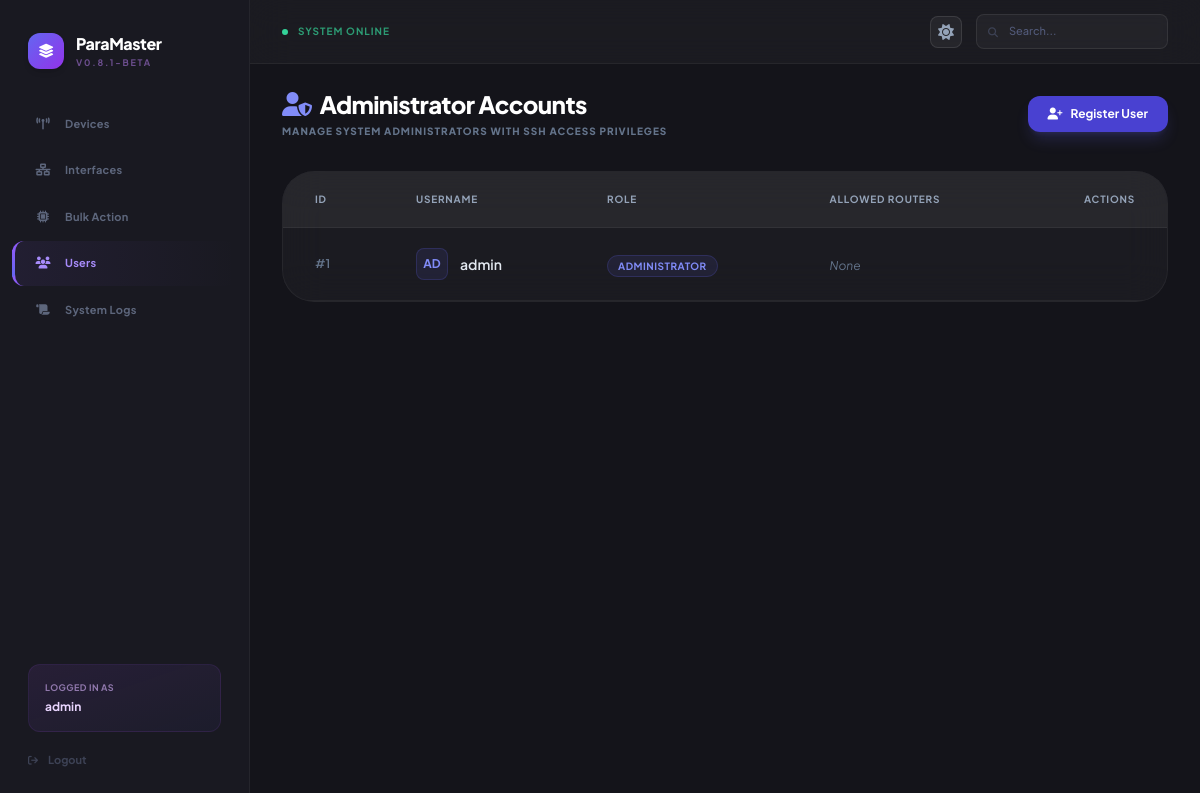
Screenshot of /users (signed in) with the database file from the repository.
### models.py (models this page shows)
class User(db.Model, UserMixin):
    id = db.Column(db.Integer, primary_key=True)
    username = db.Column(db.String(80), unique=True, nullable=False)
    password = db.Column(db.String(120), nullable=False)
    allowed_devices = db.Column(db.String(256), default='')
    def get_allowed_device_ids(self):
        if not self.allowed_devices:
            return []
        try:
            return [int(x) for x in self.allowed_devices.split(',') if x.strip()]
        except Exception:
            return []

### app.py (the view)
@app.route('/users')
@login_required
def users():
    if current_user.username == 'admin':
        users_list = User.query.all()
    else:
        users_list = User.query.filter_by(id=current_user.id).all()
    devices = Device.query.all()
    return render_template('users.html', users=users_list, devices=devices)

### app.py (called while the page is built, shortened)
@login_manager.user_loader
def load_user(user_id):
    return User.query.get(int(user_id))

@app.before_request
def prepare_db_schema():
    global schema_prepared
    if schema_prepared:
        return

### templates/users.html (shortened to what this page needs)
{% extends "base.html" %}
{% block content %}
<div class="px-8 py-6 animate-[fadeInUp_0.4s_ease-out]">
    <div class="flex items-center justify-between mb-8">
        <div>
            <h3 class="text-2xl font-black text-white tracking-tight flex items-center gap-2">
                <i class="fas fa-user-shield text-indigo-400"></i> Administrator Accounts
            </h3>
            <p class="text-[10px] font-black text-slate-500 uppercase tracking-widest mt-1">Manage system administrators with SSH access privileges</p>
        </div>
        <div>
            {% if current_user.username == 'admin' %}
            <button onclick="document.getElementById('addUserModal').classList.remove('hidden')" class="px-5 py-2.5 bg-indigo-600/90 hover:bg-indigo-600 text-white text-xs font-bold rounded-xl transition-all shadow-lg shadow-indigo-500/20 flex items-center gap-2">
                <i class="fas fa-user-plus"></i> Register User
            </button>
            {% endif %}
        </div>
    </div>
    <div class="glass-card rounded-[2rem] overflow-hidden max-w-4xl">
        <div class="overflow-x-auto">
            <table class="w-full text-left border-collapse">
                <thead>
                    <tr class="table-header border-b border-white/5 bg-white/5">
                        <th class="px-8 py-5">ID</th>
                        <th class="px-8 py-5">Username</th>
                        <th class="px-8 py-5">Role</th>
                        <th class="px-8 py-5">Allowed Routers</th>
                        <th class="px-8 py-5 text-right">Actions</th>
                    </tr>
                </thead>
                <tbody class="divide-y divide-white/5">
                    {% for user in users %}
                    <tr class="table-row group">
                        <td class="px-8 py-5 text-xs font-semibold text-slate-500">#{{ user.id }}</td>
                        <td class="px-8 py-5 text-sm font-semibold text-slate-200">
                            <div class="flex items-center gap-3">
                                <div class="w-8 h-8 bg-indigo-500/10 text-indigo-400 rounded-lg flex items-center justify-center font-bold text-xs border border-indigo-500/20">
                                    {{ user.username[:2].upper() }}
                                </div>
                                {{ user.username }}
                            </div>
                        </td>
                        <td class="px-8 py-5">
                            <span class="text-[10px] font-bold bg-indigo-500/10 text-indigo-400 px-2.5 py-1 rounded-full uppercase tracking-wider border border-indigo-500/20">Administrator</span>
                        </td>
                        <td class="px-8 py-5 text-sm text-slate-300">
                            {% set allowed_ids = user.get_allowed_device_ids() %}
                            {% if allowed_ids %}
                                {% for dev in devices if dev.id in allowed_ids %}
                                    <span class="inline-block px-2 py-1 mr-1 mb-1 bg-white/5 rounded-md text-xs">{{ dev.hostname }}</span>
                                {% endfor %}
                            {% else %}
                                <span class="text-xs text-slate-500 italic">None</span>
                            {% endif %}
                        </td>
                        <td class="px-8 py-5 text-right">
                        </td>
                    </tr>
                    {% endfor %}
                </tbody>
            </table>
        </div>
    </div>
</div>
{% endblock %}

### templates/base.html (shortened to what this page needs)
<!DOCTYPE html>
<html lang="en">
<head>
    <script src="https://cdn.tailwindcss.com"></script>
    <link href="https://cdnjs.cloudflare.com/ajax/libs/font-awesome/6.4.0/css/all.min.css" rel="stylesheet">
</head>
<body class="flex flex-col h-screen overflow-hidden">
    <div class="flex flex-1 main-container">
        <aside class="sidebar flex flex-col shrink-0">
            <div class="px-7 pt-8 pb-6">
                <div class="flex items-center gap-3">
                    <div class="w-9 h-9 rounded-xl bg-gradient-to-br from-indigo-500 to-purple-600 flex items-center justify-center shadow-md">
                        <i class="fas fa-layer-group text-white text-sm"></i>
                    </div>
                    <div>
                        <h1 class="text-white font-extrabold text-base tracking-tight">ParaMaster</h1>
                        <p class="text-[9px] text-purple-400/50 font-bold uppercase tracking-[0.2em]">v0.8.1-Beta</p>
                    </div>
                </div>
            </div>
            <nav class="flex-1 mt-2 px-3 space-y-0.5">
                <a href="{{ url_for('dashboard') }}"
                    class="sidebar-item {{ 'active' if request.endpoint == 'dashboard' }} flex items-center gap-3.5 px-5 py-3.5 rounded-xl">
                    <i class="fas fa-tower-broadcast w-4 text-center text-xs"></i>
                    <span class="text-[11px] font-bold tracking-wide">Devices</span>
                </a>
                <a href="{{ url_for('all_interfaces') }}"
                    class="sidebar-item {{ 'active' if request.endpoint == 'all_interfaces' }} flex items-center gap-3.5 px-5 py-3.5 rounded-xl">
                    <i class="fas fa-network-wired w-4 text-center text-xs"></i>
                    <span class="text-[11px] font-bold tracking-wide">Interfaces</span>
                </a>
                <a href="{{ url_for('batch_config') }}"
                    class="sidebar-item {{ 'active' if request.endpoint == 'batch_config' }} flex items-center gap-3.5 px-5 py-3.5 rounded-xl">
                    <i class="fas fa-microchip w-4 text-center text-xs"></i>
                    <span class="text-[11px] font-bold tracking-wide">Bulk Action</span>
                </a>
                <a href="{{ url_for('users') }}"
                    class="sidebar-item {{ 'active' if request.endpoint == 'users' }} flex items-center gap-3.5 px-5 py-3.5 rounded-xl">
                    <i class="fas fa-users w-4 text-center text-xs"></i>
                    <span class="text-[11px] font-bold tracking-wide">Users</span>
                </a>
                <a href="{{ url_for('system_logs') }}"
                    class="sidebar-item {{ 'active' if request.endpoint == 'system_logs' }} flex items-center gap-3.5 px-5 py-3.5 rounded-xl">
                    <i class="fas fa-scroll w-4 text-center text-xs"></i>
                    <span class="text-[11px] font-bold tracking-wide">System Logs</span>
                </a>
            </nav>
            <div class="px-7 pb-8 pt-4">
                <div class="p-4 rounded-xl bg-gradient-to-br from-purple-500/10 to-indigo-500/5 border border-purple-500/10 mb-5">
                    <p class="text-[9px] font-bold text-purple-300/60 uppercase tracking-wider">Logged in as</p>
                    <p class="text-xs font-bold text-purple-200 mt-1">{{ current_user.username }}</p>
                </div>
                <a href="{{ url_for('logout') }}"
                    class="text-[#3d4255] hover:text-rose-400 transition-colors text-[11px] font-bold flex items-center gap-2.5">
                    <i class="fas fa-arrow-right-from-bracket text-[10px]"></i>
                    Logout
                </a>
            </div>
        </aside>
        <main class="flex-1 flex flex-col overflow-hidden" style="background-color: var(--bg-main);">
            <header class="h-16 flex items-center justify-between px-8 shrink-0 glass-card border-0 border-b" style="border-color: var(--border-color);">
                <div class="flex items-center gap-2.5">
                    <span class="w-1.5 h-1.5 bg-emerald-400 rounded-full"></span>
                    <span class="text-[10px] font-bold text-emerald-400/70 uppercase tracking-widest">System Online</span>
                </div>
                <div class="flex items-center gap-3.5">
                    <button onclick="toggleTheme()" class="w-8 h-8 rounded-lg bg-white/5 border border-white/10 flex items-center justify-center text-slate-400 hover:text-white transition-colors" title="Toggle Light/Dark Mode" id="theme-toggle-btn">
                        <i class="fas fa-sun" id="theme-toggle-icon"></i>
                    </button>
                    <div class="relative">
                        <i class="fas fa-search absolute left-3 top-1/2 -translate-y-1/2 text-[#3d4255] text-[10px]"></i>
                        <input type="text" id="global-search" placeholder="Search..."
                            class="input-dark pl-8 pr-4 py-2 rounded-lg text-[11px] font-medium w-48 outline-none">
                    </div>
                </div>
            </header>
            <div class="content-area">
                {% block content %}{% endblock %}
            </div>
        </main>
    </div>
</body>
</html>

### templates/base.html (style rules this page uses)
:root { --bg-primary: #1e1e24; --bg-main: #14141a; --bg-sidebar: #191921; --bg-card: rgba(255, 255, 255, 0.03); --border-color: rgba(255, 255, 255, 0.05); --text-primary: #e2e8f0; --text-secondary: #94a3b8; --bg-input: rgba(255, 255, 255, 0.04); --border-input: rgba(255, 255, 255, 0.08); --bg-modal: #22222c; --text-nav-item: #5d667c; --text-nav-item-active: #a78bfa; --bg-nav-item-active: linear-gradient(90deg, rgba(139, 92, 246, 0.08) 0%, transparent 100%); --border-active: #8b5cf6; }
* { box-sizing: border-box; }
body { font-family: 'Plus Jakarta Sans', sans-serif; background-color: var(--bg-primary); color: var(--text-primary); transition: background-color 0.2s, color 0.2s; }
.sidebar { background: var(--bg-sidebar); border-right: 1px solid var(--border-color); height: 100vh; width: 250px; transition: background-color 0.2s, border-color 0.2s; }
.sidebar-item { color: var(--text-nav-item); transition: all 0.2s ease; border-left: 3px solid transparent; position: relative; }
.sidebar-item.active { color: var(--text-nav-item-active); background: var(--bg-nav-item-active); border-left-color: var(--border-active); }
.sidebar-item.active::before { content: ''; position: absolute; left: -3px; top: 50%; transform: translateY(-50%); width: 3px; height: 60%; background: linear-gradient(180deg, var(--border-active), #6366f1); border-radius: 0 4px 4px 0; }
.main-container { height: 100vh; overflow: hidden; }
.content-area { height: calc(100vh - 64px); overflow-y: auto; scrollbar-width: thin; scrollbar-color: rgba(139, 92, 246, 0.2) transparent; }
.glass-card { background: var(--bg-card); border: 1px solid var(--border-color); backdrop-filter: blur(20px); -webkit-backdrop-filter: blur(20px); transition: background-color 0.2s, border-color 0.2s; }
.table-header { border-bottom: 1px solid var(--border-color); color: var(--text-secondary); text-transform: uppercase; font-size: 10px; font-weight: 800; letter-spacing: 0.08em; }
.table-row { border-bottom: 1px solid var(--border-color); transition: background-color 0.15s ease; }
.input-dark { background: var(--bg-input); border: 1px solid var(--border-input); color: var(--text-primary); transition: all 0.2s; }
.input-dark::placeholder { color: #525a7a; }

### rows the page displays
User: username "admin", id "1", username "AD"
